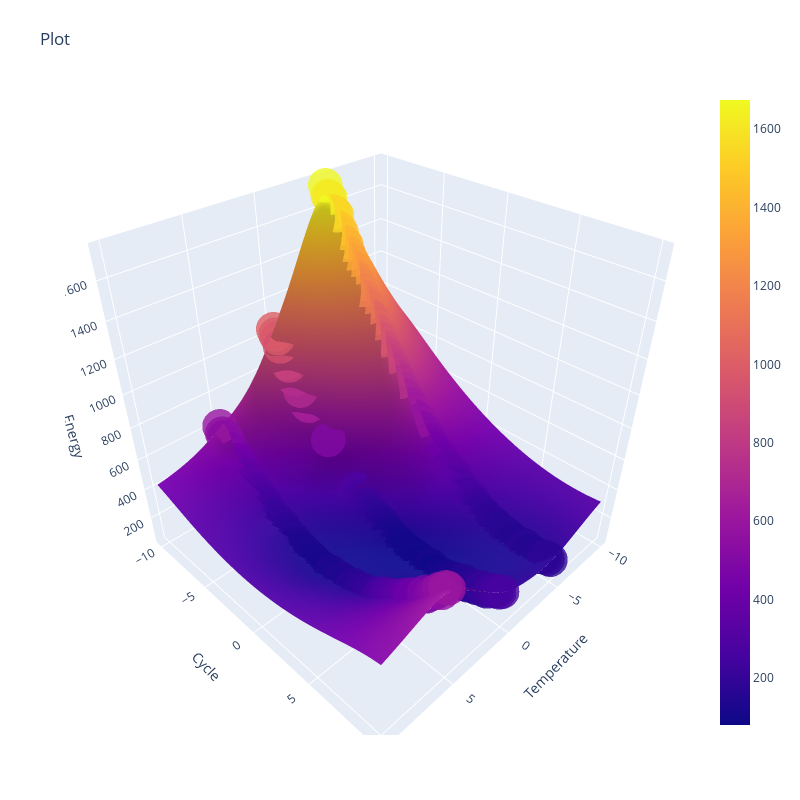

Notebook source saved alongside this figure:
### Code cell
plot(x_space, y_space, f_re, data = np.column_stack([my_gpo.x_data, my_gpo.y_data]))

### Figure 1 — Plotly figure (JSON) as saved in the notebook; plotly's stock layout.template omitted (floating-point values rounded to 4 significant figures; data arrays with more than 128 entries replaced by an {"elided": "..."} marker saying what was removed)
{"data": [{"type": "surface", "x": {"elided": "100x100 float values"}, "y": {"elided": "100x100 float values"}, "z": {"elided": "100x100 float values"}}, {"marker": {"color": {"elided": "300 float values"}, "opacity": 0.8, "size": 12}, "mode": "markers", "type": "scatter3d", "x": {"elided": "300 int values"}, "y": {"elided": "300 float values"}, "z": {"elided": "300 float values"}}], "layout": {"autosize": true, "height": 800, "margin": {"b": 65, "l": 65, "r": 50, "t": 90}, "scene": {"xaxis": {"title": {"text": "Temperature"}}, "yaxis": {"title": {"text": "Cycle"}}, "zaxis": {"title": {"text": "Energy"}}}, "title": {"text": "Plot"}, "width": 800}}
